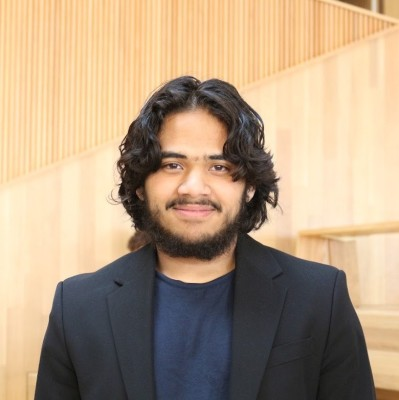
#> input picture org.jpeg, 399 x 400 px
$ python matrix.py
#> lines starting #> are read from the running program, lines starting #| are printed output that depends on the picture
import cv2
import numpy as np

img = cv2.imread("org.jpeg") #replace the image file you want to process
#> img is the input picture: shape (400, 399, 3); mean B, G, R 129.4, 155.4, 177.8
WIDTH, HEIGHT, _ = img.shape
#> WIDTH = 400; HEIGHT = 399

cell_width, cell_height = 5, 5
new_width, new_height = int(WIDTH / cell_width), int(HEIGHT / cell_height)
#> new_width = 80; new_height = 79

img = cv2.resize(img, (new_width, new_height), interpolation=cv2.INTER_NEAREST)
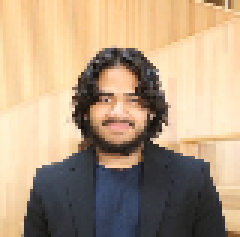
#> img: shape (79, 80, 3) (shown 3 times larger); mean B, G, R 129.8, 156.2, 178.9

new_img = np.zeros((HEIGHT, WIDTH, 3), dtype=np.uint8)

font_path = cv2.FONT_HERSHEY_SIMPLEX
font_scale = 0.3
font_thickness = 1

for i in range(new_height):
    for j in range(new_width):
        r, g, b = img[i, j]
        k = int((float(r) + float(g) + float(b)) / 3)
        if k < 128:
            text = "1"
        else:
            text = "0"
        text_size, _ = cv2.getTextSize(text, font_path, font_scale, font_thickness)
        text_origin = (j * cell_width, (i + 1) * cell_height - 2)
        cv2.putText(new_img, text, text_origin, font_path, font_scale, (0, int(g), 0), font_thickness, cv2.LINE_AA)
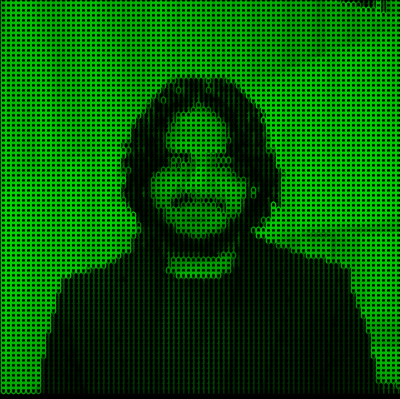
#> new_img: shape (399, 400, 3); mean B, G, R 0, 94.4, 0

# Save the image using OpenCV
cv2.imwrite("matrix.png", new_img) #the processed file will output as 'matrix.png'
